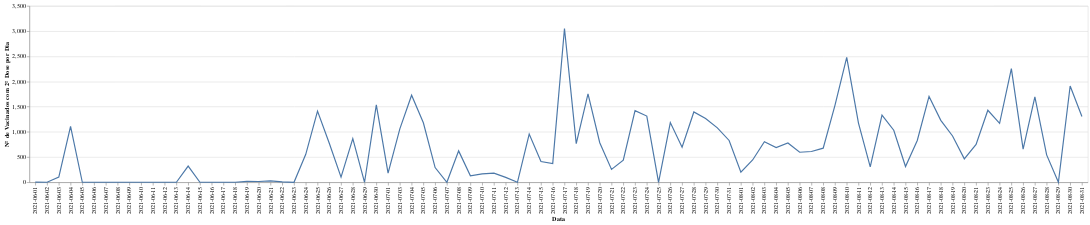

Here is the notebook cell this chart was saved with:
### Code cell
alt.Chart(municipal_vacina2Dose).mark_line().encode(
    alt.X('Data', title='Data'),
    alt.Y('Vacinados', title='Nº de Vacinados com 2º Dose por Dia')
)

### Figure 1 — Vega-Lite specification as saved in the notebook (floating-point values rounded to 4 significant figures)
{"config": {"view": {"continuousWidth": 400, "continuousHeight": 300}}, "data": {"name": "data-a65a9835c2dd626560410ca662b45c11"}, "mark": "line", "encoding": {"x": {"type": "nominal", "field": "Data", "title": "Data"}, "y": {"type": "quantitative", "field": "Vacinados", "title": "Nº de Vacinados com 2º Dose por Dia"}}, "$schema": "https://vega.github.io/schema/vega-lite/v4.8.1.json", "datasets": {"data-a65a9835c2dd626560410ca662b45c11": [{"Data": "2021-06-01", "Vacinados": 2.0}, {"Data": "2021-06-02", "Vacinados": 0.0}, {"Data": "2021-06-03", "Vacinados": 102.0}, {"Data": "2021-06-04", "Vacinados": 1110.0}, {"Data": "2021-06-05", "Vacinados": 0.0}, {"Data": "2021-06-06", "Vacinados": 0.0}, {"Data": "2021-06-07", "Vacinados": 0.0}, {"Data": "2021-06-08", "Vacinados": 0.0}, {"Data": "2021-06-09", "Vacinados": 0.0}, {"Data": "2021-06-10", "Vacinados": 0.0}, {"Data": "2021-06-11", "Vacinados": 0.0}, {"Data": "2021-06-12", "Vacinados": 0.0}, {"Data": "2021-06-13", "Vacinados": 0.0}, {"Data": "2021-06-14", "Vacinados": 322.0}, {"Data": "2021-06-15", "Vacinados": 0.0}, {"Data": "2021-06-16", "Vacinados": 0.0}, {"Data": "2021-06-17", "Vacinados": 0.0}, {"Data": "2021-06-18", "Vacinados": 0.0}, {"Data": "2021-06-19", "Vacinados": 19.0}, {"Data": "2021-06-20", "Vacinados": 15.0}, {"Data": "2021-06-21", "Vacinados": 29.0}, {"Data": "2021-06-22", "Vacinados": 7.0}, {"Data": "2021-06-23", "Vacinados": 0.0}, {"Data": "2021-06-24", "Vacinados": 555.0}, {"Data": "2021-06-25", "Vacinados": 1413.0}, {"Data": "2021-06-26", "Vacinados": 775.0}, {"Data": "2021-06-27", "Vacinados": 101.0}, {"Data": "2021-06-28", "Vacinados": 865.0}, {"Data": "2021-06-29", "Vacinados": 0.0}, {"Data": "2021-06-30", "Vacinados": 1537.0}, {"Data": "2021-07-01", "Vacinados": 180.0}, {"Data": "2021-07-03", "Vacinados": 1060.0}, {"Data": "2021-07-04", "Vacinados": 1728.0}, {"Data": "2021-07-05", "Vacinados": 1181.0}, {"Data": "2021-07-06", "Vacinados": 292.0}, {"Data": "2021-07-07", "Vacinados": 0.0}, {"Data": "2021-07-08", "Vacinados": 623.0}, {"Data": "2021-07-09", "Vacinados": 129.0}, {"Data": "2021-07-10", "Vacinados": 166.0}, {"Data": "2021-07-11", "Vacinados": 180.0}, {"Data": "2021-07-12", "Vacinados": 98.0}, {"Data": "2021-07-13", "Vacinados": 0.0}, {"Data": "2021-07-14", "Vacinados": 956.0}, {"Data": "2021-07-15", "Vacinados": 412.0}, {"Data": "2021-07-16", "Vacinados": 372.0}, {"Data": "2021-07-17", "Vacinados": 3051.0}, {"Data": "2021-07-18", "Vacinados": 767.0}, {"Data": "2021-07-19", "Vacinados": 1755.0}, {"Data": "2021-07-20", "Vacinados": 785.0}, {"Data": "2021-07-21", "Vacinados": 255.0}, {"Data": "2021-07-22", "Vacinados": 438.0}, {"Data": "2021-07-23", "Vacinados": 1422.0}, {"Data": "2021-07-24", "Vacinados": 1314.0}, {"Data": "2021-07-25", "Vacinados": 0.0}, {"Data": "2021-07-26", "Vacinados": 1185.0}, {"Data": "2021-07-27", "Vacinados": 695.0}, {"Data": "2021-07-28", "Vacinados": 1395.0}, {"Data": "2021-07-29", "Vacinados": 1265.0}, {"Data": "2021-07-30", "Vacinados": 1079.0}, {"Data": "2021-07-31", "Vacinados": 830.0}, {"Data": "2021-08-01", "Vacinados": 200.0}, {"Data": "2021-08-02", "Vacinados": 443.0}, {"Data": "2021-08-03", "Vacinados": 804.0}, {"Data": "2021-08-04", "Vacinados": 690.0}, {"Data": "2021-08-05", "Vacinados": 781.0}, {"Data": "2021-08-06", "Vacinados": 596.0}, {"Data": "2021-08-07", "Vacinados": 610.0}, {"Data": "2021-08-08", "Vacinados": 677.0}, {"Data": "2021-08-09", "Vacinados": 1527.0}, {"Data": "2021-08-10", "Vacinados": 2480.0}, {"Data": "2021-08-11", "Vacinados": 1174.0}, {"Data": "2021-08-12", "Vacinados": 305.0}, {"Data": "2021-08-13", "Vacinados": 1333.0}, {"Data": "2021-08-14", "Vacinados": 1033.0}, {"Data": "2021-08-15", "Vacinados": 313.0}, {"Data": "2021-08-16", "Vacinados": 830.0}, {"Data": "2021-08-17", "Vacinados": 1703.0}, {"Data": "2021-08-18", "Vacinados": 1229.0}, {"Data": "2021-08-19", "Vacinados": 919.0}, {"Data": "2021-08-20", "Vacinados": 465.0}, {"Data": "2021-08-21", "Vacinados": 750.0}, {"Data": "2021-08-23", "Vacinados": 1429.0}, {"Data": "2021-08-24", "Vacinados": 1169.0}, {"Data": "2021-08-25", "Vacinados": 2255.0}, {"Data": "2021-08-26", "Vacinados": 657.0}, {"Data": "2021-08-27", "Vacinados": 1695.0}, {"Data": "2021-08-28", "Vacinados": 544.0}, {"Data": "2021-08-29", "Vacinados": 0.0}, {"Data": "2021-08-30", "Vacinados": 1910.0}, {"Data": "2021-08-31", "Vacinados": 1304.0}]}}
